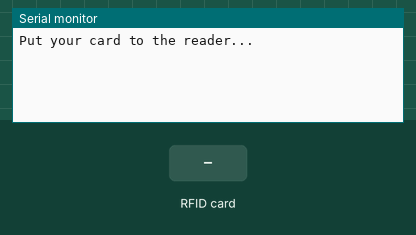
Simulated run of this sketch. Board: Arduino Uno, built with avr-gcc and run on an emulated ATmega328P. On the bench: the last lines printed to the serial monitor. The inputs (shaded band) are chosen by the test bench.

Above: at 1.2 s.
1.3 s: RFID card 73 B9 D2 2E held to the reader
At 2.1 s:
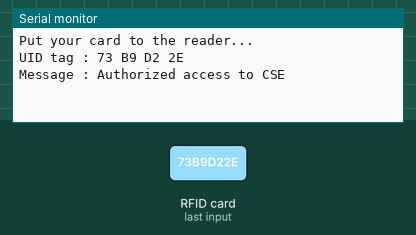
2.8 s: RFID card C3 6B D5 F8 held to the reader
At 3.5 s:
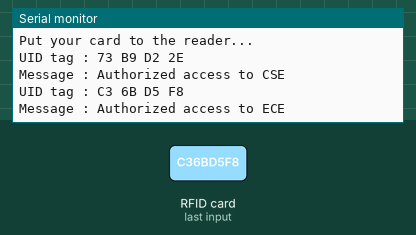
4.3 s: RFID card 13 F8 F6 C4 held to the reader
At 4.8 s:
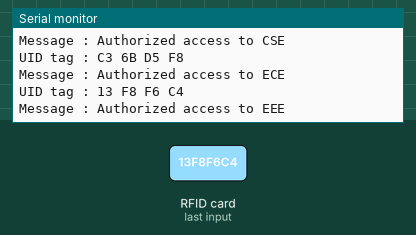
5.8 s: RFID card 5E 7A 19 C4 held to the reader
At 6.2 s:
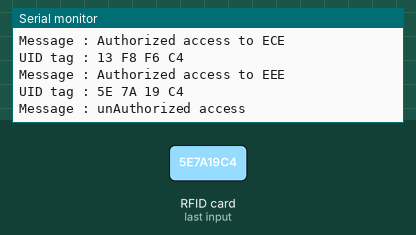

Measured:
- after the input at 1.3 s, the serial monitor: prints a new line at once (image 1)
- after the input at 2.8 s, the serial monitor: prints a new line at once (image 2)
- after the input at 4.3 s, the serial monitor: prints a new line at once (image 3)
- after the input at 5.8 s, the serial monitor: prints a new line at once (image 4)

The sketch:

RFID.ino
```cpp
//Viral Science
//RFID
#include <SPI.h>
#include <MFRC522.h>
#define SS_PIN 10
#define RST_PIN 9
MFRC522 mfrc522(SS_PIN, RST_PIN);   // Create MFRC522 instance.
String stored[5] = {" 73 B9 D2 2E" , " C3 6B D5 F8" , " 13 F8 F6 C4" ," E3 28 EB FA", " 33 29 50 F6"};
//----------------------------------------------------------------------
//----------------------------------------------------------------------
void setup()
{
  Serial.begin(9600);   // Initiate a serial communication
  SPI.begin();      // Initiate  SPI bus
  mfrc522.PCD_Init();   // Initiate MFRC522
  Serial.println("Put your card to the reader...");
  Serial.println();
}
//----------------------------------------------------------------------
void loop()
{
  // Look for new cards
  if ( ! mfrc522.PICC_IsNewCardPresent())
  {
    return;

  }
  // Select one of the cards
  if ( ! mfrc522.PICC_ReadCardSerial())
  {
    return;
  }
  //Show UID on serial monitor
  Serial.print("UID tag :");
  String content = "";
  byte letter;
  for (byte i = 0; i < mfrc522.uid.size; i++)
  {
    Serial.print(mfrc522.uid.uidByte[i] < 0x10 ? " 0" : " ");
    Serial.print(mfrc522.uid.uidByte[i], HEX);
    content.concat(String(mfrc522.uid.uidByte[i] < 0x10 ? " 0" : " "));
    content.concat(String(mfrc522.uid.uidByte[i], HEX));
  }
  Serial.println();
  Serial.print("Message : ");
  content.toUpperCase();

  if (content == stored[0] ) //change here the UID of the card/cards that you want to give access
  {
    Serial.println("Authorized access to CSE");
    Serial.println();
    delay(500);
    return;
  }
   if ( content== stored[1]) //change here the UID of the card/cards that you want to give access
  {
    Serial.println("Authorized access to ECE");
    Serial.println();
    delay(500);

    return;
  }
  if (content == stored[2] ) //change here the UID of the card/cards that you want to give access
  {
    Serial.println("Authorized access to EEE");
    Serial.println();
    delay(500);

    return;
  }
  if (content == stored[4] ) //change here the UID of the card/cards that you want to give access
  {
    Serial.println("Authorized access MECH");
    Serial.println();
    delay(500);
    return;
  }
  if (content == stored[3] ) {
  Serial.println("Authorized access MMe");
  Serial.println();
  delay(500);
  }
  else{
      Serial.println("unAuthorized access");
  Serial.println();
  delay(500);
  }
  return;
}
```
